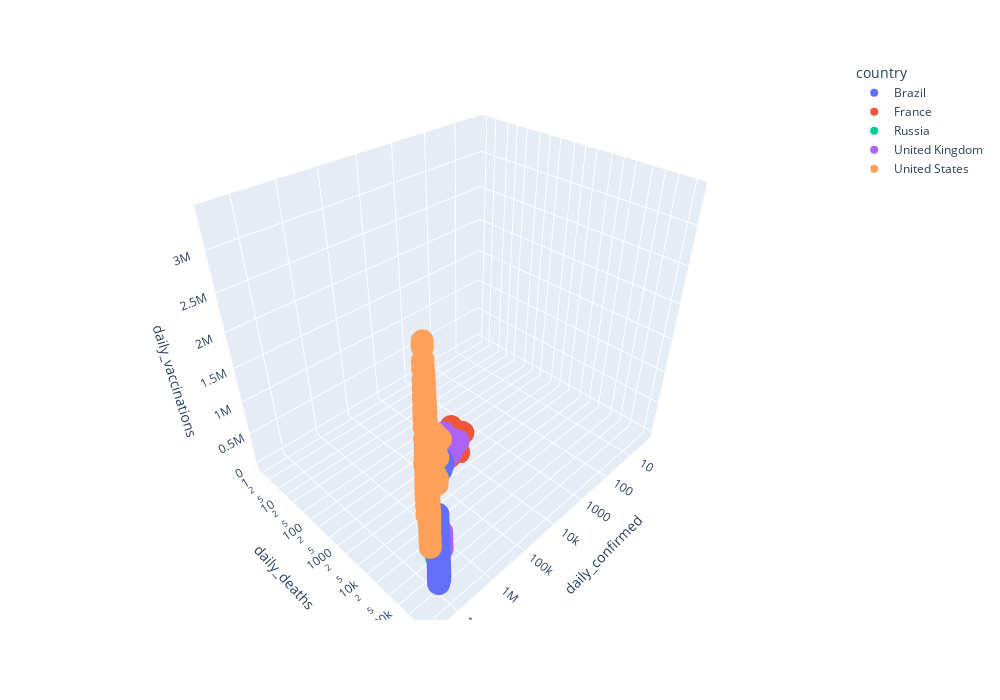

Source (notebook cell):
### Markdown cell above
date — дата наблюдения;
 province/state — наименование провинции/штата;
 country — наименование страны;
 confirmed — общее число зафиксированных случаев на указанный день;
 deaths — общее число зафиксированных смертей на указанный день;
 recovered — общее число выздоровлений на указанный день.

### Code cell
import pandas as pd
import matplotlib.pyplot as plt
import seaborn as sns
import plotly
import plotly.express as px
%matplotlib inline
plt.style.use('default')

covid_url = 'https://raw.githubusercontent.com/Ar1sha/sf/master/Pandas/covid_data.csv'
vacc_url = 'https://raw.githubusercontent.com/Ar1sha/sf/master/Pandas/country_vaccinations.csv'
df = pd.read_csv(covid_url, sep=',')
vaccinations_data = pd.read_csv(vacc_url, sep=',')
vaccinations_data = vaccinations_data[
    ['country', 'date', 'total_vaccinations', 
     'people_vaccinated', 'people_vaccinated_per_hundred',
     'people_fully_vaccinated', 'people_fully_vaccinated_per_hundred',
     'daily_vaccinations', 'vaccines']
]
df = df.groupby(
    ['date', 'country'], 
    as_index=False
)[['confirmed', 'deaths', 'recovered']].sum()
df['active'] = df['confirmed'] - df['deaths'] - df['recovered']
df = df.sort_values(by=['country', 'date'])
df['daily_confirmed'] = df.groupby('country')['confirmed'].diff()
df['daily_deaths'] = df.groupby('country')['deaths'].diff()
df['daily_recovered'] = df.groupby('country')['recovered'].diff()
df['date'] = pd.to_datetime(df['date'])
vaccinations_data['date'] = pd.to_datetime(vaccinations_data['date'])
mask = df['date'].max()
mask2 = df['date'].min()
vac_mask = vaccinations_data[(vaccinations_data['date']<mask) & (vaccinations_data['date']>mask2)]
covid_df = pd.merge(
    df,
    vac_mask,
    on=['country','date'],
    how='left'
)
covid_df['death_rate']= covid_df['deaths']/covid_df['confirmed']*100
covid_df['recovered_rate']=covid_df['recovered']/covid_df['confirmed']*100


countries = ['Russia', 'Australia', 'Germany', 'Canada', 'United Kingdom']
croped_covid_df = covid_df[covid_df['country'].isin(countries)]

populations = pd.DataFrame([
    ['Canada', 37664517],
    ['Germany', 83721496],
    ['Russia', 145975300],
    ['Australia', 25726900],
    ['United Kingdom', 67802690]
    ],
    columns=['country', 'population']
)
croped_covid_df = croped_covid_df.merge(populations, on=['country'])
croped_covid_df['daily_confirmed_per_hundred'] = croped_covid_df['daily_confirmed'] / croped_covid_df['population'] * 100
# jointplot = sns.jointplot(
#     data=croped_covid_df, 
#     x='people_fully_vaccinated_per_hundred', 
#     y='daily_confirmed_per_hundred',
#     hue='country',
#     xlim = (0, 40),
#     ylim = (0, 0.1),
#     height=8,
# )
# pivot = croped_covid_df.pivot_table(
#     values='people_vaccinated_per_hundred',
#     columns='date',
#     index='country',
# )
# pivot.columns = pivot.columns.astype('string')
# heatmap = sns.heatmap(data=pivot, cmap='YlGnBu')
# heatmap.set_title('Тепловая карта вакцинации', fontsize=16)
#считаем средний процент выздоровлений для каждой страны

#считаем среднее ежедневно фиксируемое количество выздоровевших по странам
treemap_data = covid_df.groupby(
    by='country',
    as_index=False
)[['daily_recovered']].mean()


#преобразуем даты в строковый формат
choropleth_data = covid_df.sort_values(by='date')
choropleth_data['date'] = choropleth_data['date'].astype('string')

#строим график
countries=['United States', 'Russia', 'United Kingdom', 'Brazil', 'France']
scatter_data = covid_df[covid_df['country'].isin(countries)]

#строим график
fig = px.scatter_3d(
    data_frame=scatter_data, #DataFrame
    x = 'daily_confirmed', #ось абсцисс
    y = 'daily_deaths', #ось ординат
    z = 'daily_vaccinations', #ось аппликат
    color='country', #расцветка в зависимости от страны
    log_x=True, 
    log_y=True,
    width=1000,
    height=700
)

#отображаем график
fig.show()
fig.write_html("plotly/scatter_3d.html")

### Figure 1 — Plotly figure (JSON) as saved in the notebook; plotly's stock layout.template omitted (floating-point values rounded to 4 significant figures; data arrays with more than 128 entries replaced by an {"elided": "..."} marker saying what was removed)
{"data": [{"hovertemplate": "country=Brazil<br>daily_confirmed=%{x}<br>daily_deaths=%{y}<br>daily_vaccinations=%{z}<extra></extra>", "legendgroup": "Brazil", "marker": {"color": "#636efa", "symbol": "circle"}, "mode": "markers", "name": "Brazil", "scene": "scene", "showlegend": true, "type": "scatter3d", "x": {"elided": "460 float values"}, "y": {"elided": "460 float values"}, "z": {"elided": "460 float values"}}, {"hovertemplate": "country=France<br>daily_confirmed=%{x}<br>daily_deaths=%{y}<br>daily_vaccinations=%{z}<extra></extra>", "legendgroup": "France", "marker": {"color": "#EF553B", "symbol": "circle"}, "mode": "markers", "name": "France", "scene": "scene", "showlegend": true, "type": "scatter3d", "x": {"elided": "492 float values"}, "y": {"elided": "492 float values"}, "z": {"elided": "492 float values"}}, {"hovertemplate": "country=Russia<br>daily_confirmed=%{x}<br>daily_deaths=%{y}<br>daily_vaccinations=%{z}<extra></extra>", "legendgroup": "Russia", "marker": {"color": "#00cc96", "symbol": "circle"}, "mode": "markers", "name": "Russia", "scene": "scene", "showlegend": true, "type": "scatter3d", "x": {"elided": "485 float values"}, "y": {"elided": "485 float values"}, "z": {"elided": "485 float values"}}, {"hovertemplate": "country=United Kingdom<br>daily_confirmed=%{x}<br>daily_deaths=%{y}<br>daily_vaccinations=%{z}<extra></extra>", "legendgroup": "United Kingdom", "marker": {"color": "#ab63fa", "symbol": "circle"}, "mode": "markers", "name": "United Kingdom", "scene": "scene", "showlegend": true, "type": "scatter3d", "x": {"elided": "485 float values"}, "y": {"elided": "485 float values"}, "z": {"elided": "485 float values"}}, {"hovertemplate": "country=United States<br>daily_confirmed=%{x}<br>daily_deaths=%{y}<br>daily_vaccinations=%{z}<extra></extra>", "legendgroup": "United States", "marker": {"color": "#FFA15A", "symbol": "circle"}, "mode": "markers", "name": "United States", "scene": "scene", "showlegend": true, "type": "scatter3d", "x": {"elided": "494 float values"}, "y": {"elided": "494 float values"}, "z": {"elided": "494 float values"}}], "layout": {"height": 700, "legend": {"title": {"text": "country"}, "tracegroupgap": 0}, "margin": {"t": 60}, "scene": {"domain": {"x": [0, 1], "y": [0, 1]}, "xaxis": {"title": {"text": "daily_confirmed"}, "type": "log"}, "yaxis": {"title": {"text": "daily_deaths"}, "type": "log"}, "zaxis": {"title": {"text": "daily_vaccinations"}}}, "width": 1000}}
